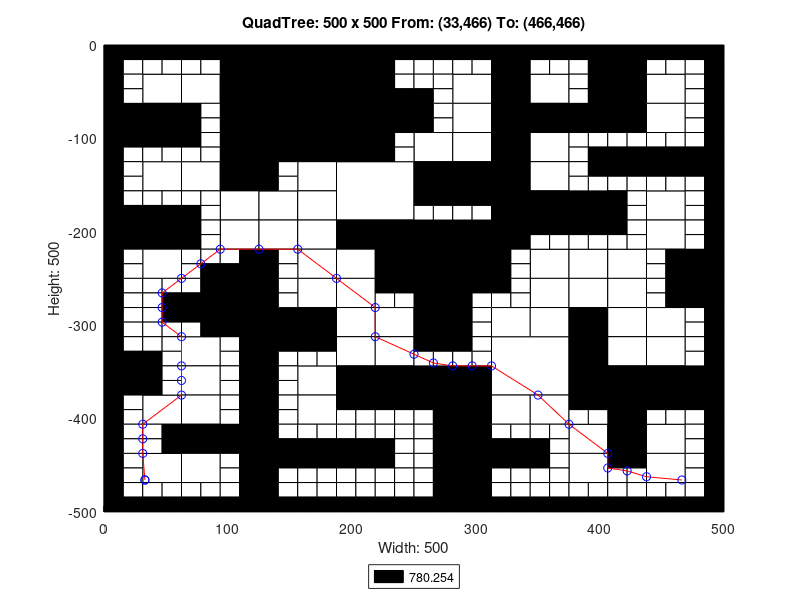

Write the MATLAB code that produced this figure.
axis([0 500 -500 0]);
title('QuadTree: 500 x 500 From: (33,466) To: (466,466)');
xlabel('Width: 500');
ylabel('Height: 500');
rectangle('Position',[125 -62.5 62.5 62.5], 'FaceColor',[0 0 0]);
rectangle('Position',[125 -125 62.5 62.5], 'FaceColor',[0 0 0]);
rectangle('Position',[187.5 -187.5 62.5 62.5], 'FaceColor',[1 1 1]);
rectangle('Position',[250 -250 62.5 62.5], 'FaceColor',[0 0 0]);
rectangle('Position',[312.5 -375 62.5 62.5], 'FaceColor',[1 1 1]);
rectangle('Position',[31.25 -62.5 31.25 31.25], 'FaceColor',[1 1 1]);
rectangle('Position',[93.75 -31.25 31.25 31.25], 'FaceColor',[0 0 0]);
rectangle('Position',[62.5 -62.5 31.25 31.25], 'FaceColor',[1 1 1]);
rectangle('Position',[93.75 -62.5 31.25 31.25], 'FaceColor',[0 0 0]);
rectangle('Position',[0 -93.75 31.25 31.25], 'FaceColor',[0 0 0]);
rectangle('Position',[31.25 -93.75 31.25 31.25], 'FaceColor',[0 0 0]);
rectangle('Position',[93.75 -93.75 31.25 31.25], 'FaceColor',[0 0 0]);
rectangle('Position',[93.75 -125 31.25 31.25], 'FaceColor',[0 0 0]);
rectangle('Position',[187.5 -31.25 31.25 31.25], 'FaceColor',[0 0 0]);
rectangle('Position',[187.5 -62.5 31.25 31.25], 'FaceColor',[0 0 0]);
rectangle('Position',[187.5 -93.75 31.25 31.25], 'FaceColor',[0 0 0]);
rectangle('Position',[218.75 -93.75 31.25 31.25], 'FaceColor',[0 0 0]);
rectangle('Position',[187.5 -125 31.25 31.25], 'FaceColor',[0 0 0]);
rectangle('Position',[31.25 -156.25 31.25 31.25], 'FaceColor',[1 1 1]);
rectangle('Position',[62.5 -156.25 31.25 31.25], 'FaceColor',[1 1 1]);
rectangle('Position',[93.75 -156.25 31.25 31.25], 'FaceColor',[0 0 0]);
rectangle('Position',[93.75 -187.5 31.25 31.25], 'FaceColor',[1 1 1]);
rectangle('Position',[0 -218.75 31.25 31.25], 'FaceColor',[0 0 0]);
rectangle('Position',[31.25 -218.75 31.25 31.25], 'FaceColor',[0 0 0]);
rectangle('Position',[31.25 -250 31.25 31.25], 'FaceColor',[1 1 1]);
rectangle('Position',[93.75 -218.75 31.25 31.25], 'FaceColor',[1 1 1]);
rectangle('Position',[156.25 -156.25 31.25 31.25], 'FaceColor',[1 1 1]);
rectangle('Position',[125 -187.5 31.25 31.25], 'FaceColor',[1 1 1]);
rectangle('Position',[156.25 -187.5 31.25 31.25], 'FaceColor',[1 1 1]);
rectangle('Position',[125 -218.75 31.25 31.25], 'FaceColor',[1 1 1]);
rectangle('Position',[156.25 -218.75 31.25 31.25], 'FaceColor',[1 1 1]);
rectangle('Position',[156.25 -250 31.25 31.25], 'FaceColor',[1 1 1]);
rectangle('Position',[187.5 -218.75 31.25 31.25], 'FaceColor',[0 0 0]);
rectangle('Position',[218.75 -218.75 31.25 31.25], 'FaceColor',[0 0 0]);
rectangle('Position',[187.5 -250 31.25 31.25], 'FaceColor',[1 1 1]);
rectangle('Position',[218.75 -250 31.25 31.25], 'FaceColor',[0 0 0]);
rectangle('Position',[281.25 -62.5 31.25 31.25], 'FaceColor',[1 1 1]);
rectangle('Position',[312.5 -31.25 31.25 31.25], 'FaceColor',[0 0 0]);
rectangle('Position',[312.5 -62.5 31.25 31.25], 'FaceColor',[0 0 0]);
rectangle('Position',[343.75 -62.5 31.25 31.25], 'FaceColor',[1 1 1]);
rectangle('Position',[281.25 -93.75 31.25 31.25], 'FaceColor',[1 1 1]);
rectangle('Position',[250 -125 31.25 31.25], 'FaceColor',[1 1 1]);
rectangle('Position',[281.25 -125 31.25 31.25], 'FaceColor',[1 1 1]);
rectangle('Position',[312.5 -93.75 31.25 31.25], 'FaceColor',[0 0 0]);
rectangle('Position',[343.75 -93.75 31.25 31.25], 'FaceColor',[0 0 0]);
rectangle('Position',[312.5 -125 31.25 31.25], 'FaceColor',[0 0 0]);
rectangle('Position',[343.75 -125 31.25 31.25], 'FaceColor',[1 1 1]);
rectangle('Position',[406.25 -31.25 31.25 31.25], 'FaceColor',[0 0 0]);
rectangle('Position',[406.25 -62.5 31.25 31.25], 'FaceColor',[0 0 0]);
rectangle('Position',[437.5 -62.5 31.25 31.25], 'FaceColor',[1 1 1]);
rectangle('Position',[375 -93.75 31.25 31.25], 'FaceColor',[0 0 0]);
rectangle('Position',[406.25 -93.75 31.25 31.25], 'FaceColor',[0 0 0]);
rectangle('Position',[437.5 -93.75 31.25 31.25], 'FaceColor',[1 1 1]);
rectangle('Position',[250 -156.25 31.25 31.25], 'FaceColor',[0 0 0]);
rectangle('Position',[281.25 -156.25 31.25 31.25], 'FaceColor',[0 0 0]);
rectangle('Position',[312.5 -156.25 31.25 31.25], 'FaceColor',[0 0 0]);
rectangle('Position',[343.75 -156.25 31.25 31.25], 'FaceColor',[1 1 1]);
rectangle('Position',[312.5 -187.5 31.25 31.25], 'FaceColor',[0 0 0]);
rectangle('Position',[343.75 -187.5 31.25 31.25], 'FaceColor',[0 0 0]);
rectangle('Position',[312.5 -218.75 31.25 31.25], 'FaceColor',[0 0 0]);
rectangle('Position',[343.75 -250 31.25 31.25], 'FaceColor',[1 1 1]);
rectangle('Position',[375 -187.5 31.25 31.25], 'FaceColor',[0 0 0]);
rectangle('Position',[437.5 -187.5 31.25 31.25], 'FaceColor',[1 1 1]);
rectangle('Position',[375 -250 31.25 31.25], 'FaceColor',[1 1 1]);
rectangle('Position',[406.25 -250 31.25 31.25], 'FaceColor',[1 1 1]);
rectangle('Position',[437.5 -218.75 31.25 31.25], 'FaceColor',[1 1 1]);
rectangle('Position',[468.75 -250 31.25 31.25], 'FaceColor',[0 0 0]);
rectangle('Position',[93.75 -281.25 31.25 31.25], 'FaceColor',[0 0 0]);
rectangle('Position',[93.75 -312.5 31.25 31.25], 'FaceColor',[0 0 0]);
rectangle('Position',[0 -375 31.25 31.25], 'FaceColor',[0 0 0]);
rectangle('Position',[62.5 -343.75 31.25 31.25], 'FaceColor',[1 1 1]);
rectangle('Position',[62.5 -375 31.25 31.25], 'FaceColor',[1 1 1]);
rectangle('Position',[156.25 -281.25 31.25 31.25], 'FaceColor',[1 1 1]);
rectangle('Position',[125 -312.5 31.25 31.25], 'FaceColor',[0 0 0]);
rectangle('Position',[156.25 -312.5 31.25 31.25], 'FaceColor',[0 0 0]);
rectangle('Position',[187.5 -281.25 31.25 31.25], 'FaceColor',[1 1 1]);
rectangle('Position',[187.5 -312.5 31.25 31.25], 'FaceColor',[1 1 1]);
rectangle('Position',[218.75 -312.5 31.25 31.25], 'FaceColor',[1 1 1]);
rectangle('Position',[156.25 -375 31.25 31.25], 'FaceColor',[1 1 1]);
rectangle('Position',[187.5 -343.75 31.25 31.25], 'FaceColor',[1 1 1]);
rectangle('Position',[218.75 -343.75 31.25 31.25], 'FaceColor',[1 1 1]);
rectangle('Position',[187.5 -375 31.25 31.25], 'FaceColor',[0 0 0]);
rectangle('Position',[218.75 -375 31.25 31.25], 'FaceColor',[0 0 0]);
rectangle('Position',[31.25 -406.25 31.25 31.25], 'FaceColor',[1 1 1]);
rectangle('Position',[62.5 -406.25 31.25 31.25], 'FaceColor',[1 1 1]);
rectangle('Position',[62.5 -437.5 31.25 31.25], 'FaceColor',[0 0 0]);
rectangle('Position',[93.75 -437.5 31.25 31.25], 'FaceColor',[0 0 0]);
rectangle('Position',[31.25 -468.75 31.25 31.25], 'FaceColor',[1 1 1]);
rectangle('Position',[62.5 -468.75 31.25 31.25], 'FaceColor',[1 1 1]);
rectangle('Position',[156.25 -406.25 31.25 31.25], 'FaceColor',[1 1 1]);
rectangle('Position',[250 -281.25 31.25 31.25], 'FaceColor',[0 0 0]);
rectangle('Position',[250 -312.5 31.25 31.25], 'FaceColor',[0 0 0]);
rectangle('Position',[343.75 -281.25 31.25 31.25], 'FaceColor',[1 1 1]);
rectangle('Position',[312.5 -312.5 31.25 31.25], 'FaceColor',[1 1 1]);
rectangle('Position',[343.75 -312.5 31.25 31.25], 'FaceColor',[1 1 1]);
rectangle('Position',[250 -375 31.25 31.25], 'FaceColor',[0 0 0]);
rectangle('Position',[281.25 -375 31.25 31.25], 'FaceColor',[0 0 0]);
rectangle('Position',[375 -281.25 31.25 31.25], 'FaceColor',[1 1 1]);
rectangle('Position',[406.25 -281.25 31.25 31.25], 'FaceColor',[1 1 1]);
rectangle('Position',[375 -312.5 31.25 31.25], 'FaceColor',[0 0 0]);
rectangle('Position',[406.25 -312.5 31.25 31.25], 'FaceColor',[1 1 1]);
rectangle('Position',[468.75 -281.25 31.25 31.25], 'FaceColor',[0 0 0]);
rectangle('Position',[437.5 -312.5 31.25 31.25], 'FaceColor',[1 1 1]);
rectangle('Position',[375 -343.75 31.25 31.25], 'FaceColor',[0 0 0]);
rectangle('Position',[406.25 -343.75 31.25 31.25], 'FaceColor',[1 1 1]);
rectangle('Position',[375 -375 31.25 31.25], 'FaceColor',[0 0 0]);
rectangle('Position',[406.25 -375 31.25 31.25], 'FaceColor',[0 0 0]);
rectangle('Position',[437.5 -343.75 31.25 31.25], 'FaceColor',[1 1 1]);
rectangle('Position',[437.5 -375 31.25 31.25], 'FaceColor',[0 0 0]);
rectangle('Position',[468.75 -375 31.25 31.25], 'FaceColor',[0 0 0]);
rectangle('Position',[281.25 -406.25 31.25 31.25], 'FaceColor',[0 0 0]);
rectangle('Position',[281.25 -437.5 31.25 31.25], 'FaceColor',[0 0 0]);
rectangle('Position',[312.5 -406.25 31.25 31.25], 'FaceColor',[1 1 1]);
rectangle('Position',[343.75 -406.25 31.25 31.25], 'FaceColor',[1 1 1]);
rectangle('Position',[281.25 -468.75 31.25 31.25], 'FaceColor',[0 0 0]);
rectangle('Position',[281.25 -500 31.25 31.25], 'FaceColor',[0 0 0]);
rectangle('Position',[406.25 -406.25 31.25 31.25], 'FaceColor',[0 0 0]);
rectangle('Position',[375 -437.5 31.25 31.25], 'FaceColor',[1 1 1]);
rectangle('Position',[406.25 -437.5 31.25 31.25], 'FaceColor',[0 0 0]);
rectangle('Position',[437.5 -437.5 31.25 31.25], 'FaceColor',[1 1 1]);
rectangle('Position',[375 -468.75 31.25 31.25], 'FaceColor',[1 1 1]);
rectangle('Position',[437.5 -468.75 31.25 31.25], 'FaceColor',[1 1 1]);
rectangle('Position',[0 -15.625 15.625 15.625], 'FaceColor',[0 0 0]);
rectangle('Position',[15.625 -15.625 15.625 15.625], 'FaceColor',[0 0 0]);
rectangle('Position',[0 -31.25 15.625 15.625], 'FaceColor',[0 0 0]);
rectangle('Position',[15.625 -31.25 15.625 15.625], 'FaceColor',[1 1 1]);
rectangle('Position',[31.25 -15.625 15.625 15.625], 'FaceColor',[0 0 0]);
rectangle('Position',[46.875 -15.625 15.625 15.625], 'FaceColor',[0 0 0]);
rectangle('Position',[31.25 -31.25 15.625 15.625], 'FaceColor',[1 1 1]);
rectangle('Position',[46.875 -31.25 15.625 15.625], 'FaceColor',[1 1 1]);
rectangle('Position',[0 -46.875 15.625 15.625], 'FaceColor',[0 0 0]);
rectangle('Position',[15.625 -46.875 15.625 15.625], 'FaceColor',[1 1 1]);
rectangle('Position',[0 -62.5 15.625 15.625], 'FaceColor',[0 0 0]);
rectangle('Position',[15.625 -62.5 15.625 15.625], 'FaceColor',[1 1 1]);
rectangle('Position',[62.5 -15.625 15.625 15.625], 'FaceColor',[0 0 0]);
rectangle('Position',[78.125 -15.625 15.625 15.625], 'FaceColor',[0 0 0]);
rectangle('Position',[62.5 -31.25 15.625 15.625], 'FaceColor',[1 1 1]);
rectangle('Position',[78.125 -31.25 15.625 15.625], 'FaceColor',[1 1 1]);
rectangle('Position',[0 -109.375 15.625 15.625], 'FaceColor',[0 0 0]);
rectangle('Position',[15.625 -109.375 15.625 15.625], 'FaceColor',[0 0 0]);
rectangle('Position',[0 -125 15.625 15.625], 'FaceColor',[0 0 0]);
rectangle('Position',[15.625 -125 15.625 15.625], 'FaceColor',[1 1 1]);
rectangle('Position',[31.25 -109.375 15.625 15.625], 'FaceColor',[0 0 0]);
rectangle('Position',[46.875 -109.375 15.625 15.625], 'FaceColor',[0 0 0]);
rectangle('Position',[31.25 -125 15.625 15.625], 'FaceColor',[1 1 1]);
rectangle('Position',[46.875 -125 15.625 15.625], 'FaceColor',[1 1 1]);
rectangle('Position',[62.5 -78.125 15.625 15.625], 'FaceColor',[0 0 0]);
rectangle('Position',[78.125 -78.125 15.625 15.625], 'FaceColor',[1 1 1]);
rectangle('Position',[62.5 -93.75 15.625 15.625], 'FaceColor',[0 0 0]);
rectangle('Position',[78.125 -93.75 15.625 15.625], 'FaceColor',[1 1 1]);
rectangle('Position',[62.5 -109.375 15.625 15.625], 'FaceColor',[0 0 0]);
rectangle('Position',[78.125 -109.375 15.625 15.625], 'FaceColor',[1 1 1]);
rectangle('Position',[62.5 -125 15.625 15.625], 'FaceColor',[1 1 1]);
rectangle('Position',[78.125 -125 15.625 15.625], 'FaceColor',[1 1 1]);
rectangle('Position',[218.75 -15.625 15.625 15.625], 'FaceColor',[0 0 0]);
rectangle('Position',[234.375 -15.625 15.625 15.625], 'FaceColor',[0 0 0]);
rectangle('Position',[218.75 -31.25 15.625 15.625], 'FaceColor',[0 0 0]);
rectangle('Position',[234.375 -31.25 15.625 15.625], 'FaceColor',[1 1 1]);
rectangle('Position',[218.75 -46.875 15.625 15.625], 'FaceColor',[0 0 0]);
rectangle('Position',[234.375 -46.875 15.625 15.625], 'FaceColor',[1 1 1]);
rectangle('Position',[218.75 -62.5 15.625 15.625], 'FaceColor',[0 0 0]);
rectangle('Position',[234.375 -62.5 15.625 15.625], 'FaceColor',[0 0 0]);
rectangle('Position',[218.75 -109.375 15.625 15.625], 'FaceColor',[0 0 0]);
rectangle('Position',[234.375 -109.375 15.625 15.625], 'FaceColor',[1 1 1]);
rectangle('Position',[218.75 -125 15.625 15.625], 'FaceColor',[0 0 0]);
rectangle('Position',[234.375 -125 15.625 15.625], 'FaceColor',[1 1 1]);
rectangle('Position',[0 -140.625 15.625 15.625], 'FaceColor',[0 0 0]);
rectangle('Position',[15.625 -140.625 15.625 15.625], 'FaceColor',[1 1 1]);
rectangle('Position',[0 -156.25 15.625 15.625], 'FaceColor',[0 0 0]);
rectangle('Position',[15.625 -156.25 15.625 15.625], 'FaceColor',[1 1 1]);
rectangle('Position',[0 -171.875 15.625 15.625], 'FaceColor',[0 0 0]);
rectangle('Position',[15.625 -171.875 15.625 15.625], 'FaceColor',[1 1 1]);
rectangle('Position',[0 -187.5 15.625 15.625], 'FaceColor',[0 0 0]);
rectangle('Position',[15.625 -187.5 15.625 15.625], 'FaceColor',[0 0 0]);
rectangle('Position',[31.25 -171.875 15.625 15.625], 'FaceColor',[1 1 1]);
rectangle('Position',[46.875 -171.875 15.625 15.625], 'FaceColor',[1 1 1]);
rectangle('Position',[31.25 -187.5 15.625 15.625], 'FaceColor',[0 0 0]);
rectangle('Position',[46.875 -187.5 15.625 15.625], 'FaceColor',[0 0 0]);
rectangle('Position',[62.5 -171.875 15.625 15.625], 'FaceColor',[1 1 1]);
rectangle('Position',[78.125 -171.875 15.625 15.625], 'FaceColor',[1 1 1]);
rectangle('Position',[62.5 -187.5 15.625 15.625], 'FaceColor',[0 0 0]);
rectangle('Position',[78.125 -187.5 15.625 15.625], 'FaceColor',[1 1 1]);
rectangle('Position',[0 -234.375 15.625 15.625], 'FaceColor',[0 0 0]);
rectangle('Position',[15.625 -234.375 15.625 15.625], 'FaceColor',[1 1 1]);
rectangle('Position',[0 -250 15.625 15.625], 'FaceColor',[0 0 0]);
rectangle('Position',[15.625 -250 15.625 15.625], 'FaceColor',[1 1 1]);
rectangle('Position',[62.5 -203.125 15.625 15.625], 'FaceColor',[0 0 0]);
rectangle('Position',[78.125 -203.125 15.625 15.625], 'FaceColor',[1 1 1]);
rectangle('Position',[62.5 -218.75 15.625 15.625], 'FaceColor',[0 0 0]);
rectangle('Position',[78.125 -218.75 15.625 15.625], 'FaceColor',[1 1 1]);
rectangle('Position',[62.5 -234.375 15.625 15.625], 'FaceColor',[1 1 1]);
rectangle('Position',[78.125 -234.375 15.625 15.625], 'FaceColor',[1 1 1]);
rectangle('Position',[62.5 -250 15.625 15.625], 'FaceColor',[1 1 1]);
rectangle('Position',[78.125 -250 15.625 15.625], 'FaceColor',[0 0 0]);
rectangle('Position',[93.75 -234.375 15.625 15.625], 'FaceColor',[1 1 1]);
rectangle('Position',[109.375 -234.375 15.625 15.625], 'FaceColor',[0 0 0]);
rectangle('Position',[93.75 -250 15.625 15.625], 'FaceColor',[0 0 0]);
rectangle('Position',[109.375 -250 15.625 15.625], 'FaceColor',[0 0 0]);
rectangle('Position',[125 -140.625 15.625 15.625], 'FaceColor',[0 0 0]);
rectangle('Position',[140.625 -140.625 15.625 15.625], 'FaceColor',[1 1 1]);
rectangle('Position',[125 -156.25 15.625 15.625], 'FaceColor',[0 0 0]);
rectangle('Position',[140.625 -156.25 15.625 15.625], 'FaceColor',[1 1 1]);
rectangle('Position',[125 -234.375 15.625 15.625], 'FaceColor',[0 0 0]);
rectangle('Position',[140.625 -234.375 15.625 15.625], 'FaceColor',[1 1 1]);
rectangle('Position',[125 -250 15.625 15.625], 'FaceColor',[0 0 0]);
rectangle('Position',[140.625 -250 15.625 15.625], 'FaceColor',[1 1 1]);
rectangle('Position',[250 -15.625 15.625 15.625], 'FaceColor',[0 0 0]);
rectangle('Position',[265.625 -15.625 15.625 15.625], 'FaceColor',[0 0 0]);
rectangle('Position',[250 -31.25 15.625 15.625], 'FaceColor',[1 1 1]);
rectangle('Position',[265.625 -31.25 15.625 15.625], 'FaceColor',[1 1 1]);
rectangle('Position',[281.25 -15.625 15.625 15.625], 'FaceColor',[0 0 0]);
rectangle('Position',[296.875 -15.625 15.625 15.625], 'FaceColor',[0 0 0]);
rectangle('Position',[281.25 -31.25 15.625 15.625], 'FaceColor',[1 1 1]);
rectangle('Position',[296.875 -31.25 15.625 15.625], 'FaceColor',[1 1 1]);
rectangle('Position',[250 -46.875 15.625 15.625], 'FaceColor',[1 1 1]);
rectangle('Position',[265.625 -46.875 15.625 15.625], 'FaceColor',[1 1 1]);
rectangle('Position',[250 -62.5 15.625 15.625], 'FaceColor',[0 0 0]);
rectangle('Position',[265.625 -62.5 15.625 15.625], 'FaceColor',[1 1 1]);
rectangle('Position',[343.75 -15.625 15.625 15.625], 'FaceColor',[0 0 0]);
rectangle('Position',[359.375 -15.625 15.625 15.625], 'FaceColor',[0 0 0]);
rectangle('Position',[343.75 -31.25 15.625 15.625], 'FaceColor',[1 1 1]);
rectangle('Position',[359.375 -31.25 15.625 15.625], 'FaceColor',[1 1 1]);
rectangle('Position',[250 -78.125 15.625 15.625], 'FaceColor',[0 0 0]);
rectangle('Position',[265.625 -78.125 15.625 15.625], 'FaceColor',[1 1 1]);
rectangle('Position',[250 -93.75 15.625 15.625], 'FaceColor',[0 0 0]);
rectangle('Position',[265.625 -93.75 15.625 15.625], 'FaceColor',[1 1 1]);
rectangle('Position',[375 -15.625 15.625 15.625], 'FaceColor',[0 0 0]);
rectangle('Position',[390.625 -15.625 15.625 15.625], 'FaceColor',[0 0 0]);
rectangle('Position',[375 -31.25 15.625 15.625], 'FaceColor',[1 1 1]);
rectangle('Position',[390.625 -31.25 15.625 15.625], 'FaceColor',[0 0 0]);
rectangle('Position',[375 -46.875 15.625 15.625], 'FaceColor',[1 1 1]);
rectangle('Position',[390.625 -46.875 15.625 15.625], 'FaceColor',[0 0 0]);
rectangle('Position',[375 -62.5 15.625 15.625], 'FaceColor',[1 1 1]);
rectangle('Position',[390.625 -62.5 15.625 15.625], 'FaceColor',[0 0 0]);
rectangle('Position',[437.5 -15.625 15.625 15.625], 'FaceColor',[0 0 0]);
rectangle('Position',[453.125 -15.625 15.625 15.625], 'FaceColor',[0 0 0]);
rectangle('Position',[437.5 -31.25 15.625 15.625], 'FaceColor',[1 1 1]);
rectangle('Position',[453.125 -31.25 15.625 15.625], 'FaceColor',[1 1 1]);
rectangle('Position',[468.75 -15.625 15.625 15.625], 'FaceColor',[0 0 0]);
rectangle('Position',[484.375 -15.625 15.625 15.625], 'FaceColor',[0 0 0]);
rectangle('Position',[468.75 -31.25 15.625 15.625], 'FaceColor',[1 1 1]);
rectangle('Position',[484.375 -31.25 15.625 15.625], 'FaceColor',[0 0 0]);
rectangle('Position',[468.75 -46.875 15.625 15.625], 'FaceColor',[1 1 1]);
rectangle('Position',[484.375 -46.875 15.625 15.625], 'FaceColor',[0 0 0]);
rectangle('Position',[468.75 -62.5 15.625 15.625], 'FaceColor',[1 1 1]);
rectangle('Position',[484.375 -62.5 15.625 15.625], 'FaceColor',[0 0 0]);
rectangle('Position',[375 -109.375 15.625 15.625], 'FaceColor',[1 1 1]);
rectangle('Position',[390.625 -109.375 15.625 15.625], 'FaceColor',[1 1 1]);
rectangle('Position',[375 -125 15.625 15.625], 'FaceColor',[1 1 1]);
rectangle('Position',[390.625 -125 15.625 15.625], 'FaceColor',[0 0 0]);
rectangle('Position',[406.25 -109.375 15.625 15.625], 'FaceColor',[1 1 1]);
rectangle('Position',[421.875 -109.375 15.625 15.625], 'FaceColor',[1 1 1]);
rectangle('Position',[406.25 -125 15.625 15.625], 'FaceColor',[0 0 0]);
rectangle('Position',[421.875 -125 15.625 15.625], 'FaceColor',[0 0 0]);
rectangle('Position',[468.75 -78.125 15.625 15.625], 'FaceColor',[1 1 1]);
rectangle('Position',[484.375 -78.125 15.625 15.625], 'FaceColor',[0 0 0]);
rectangle('Position',[468.75 -93.75 15.625 15.625], 'FaceColor',[1 1 1]);
rectangle('Position',[484.375 -93.75 15.625 15.625], 'FaceColor',[0 0 0]);
rectangle('Position',[437.5 -109.375 15.625 15.625], 'FaceColor',[1 1 1]);
rectangle('Position',[453.125 -109.375 15.625 15.625], 'FaceColor',[1 1 1]);
rectangle('Position',[437.5 -125 15.625 15.625], 'FaceColor',[0 0 0]);
rectangle('Position',[453.125 -125 15.625 15.625], 'FaceColor',[0 0 0]);
rectangle('Position',[468.75 -109.375 15.625 15.625], 'FaceColor',[1 1 1]);
rectangle('Position',[484.375 -109.375 15.625 15.625], 'FaceColor',[0 0 0]);
rectangle('Position',[468.75 -125 15.625 15.625], 'FaceColor',[0 0 0]);
rectangle('Position',[484.375 -125 15.625 15.625], 'FaceColor',[0 0 0]);
rectangle('Position',[250 -171.875 15.625 15.625], 'FaceColor',[0 0 0]);
rectangle('Position',[265.625 -171.875 15.625 15.625], 'FaceColor',[0 0 0]);
rectangle('Position',[250 -187.5 15.625 15.625], 'FaceColor',[1 1 1]);
rectangle('Position',[265.625 -187.5 15.625 15.625], 'FaceColor',[1 1 1]);
rectangle('Position',[281.25 -171.875 15.625 15.625], 'FaceColor',[0 0 0]);
rectangle('Position',[296.875 -171.875 15.625 15.625], 'FaceColor',[0 0 0]);
rectangle('Position',[281.25 -187.5 15.625 15.625], 'FaceColor',[1 1 1]);
rectangle('Position',[296.875 -187.5 15.625 15.625], 'FaceColor',[1 1 1]);
rectangle('Position',[343.75 -203.125 15.625 15.625], 'FaceColor',[0 0 0]);
rectangle('Position',[359.375 -203.125 15.625 15.625], 'FaceColor',[0 0 0]);
rectangle('Position',[343.75 -218.75 15.625 15.625], 'FaceColor',[1 1 1]);
rectangle('Position',[359.375 -218.75 15.625 15.625], 'FaceColor',[1 1 1]);
rectangle('Position',[312.5 -234.375 15.625 15.625], 'FaceColor',[0 0 0]);
rectangle('Position',[328.125 -234.375 15.625 15.625], 'FaceColor',[1 1 1]);
rectangle('Position',[312.5 -250 15.625 15.625], 'FaceColor',[0 0 0]);
rectangle('Position',[328.125 -250 15.625 15.625], 'FaceColor',[1 1 1]);
rectangle('Position',[375 -140.625 15.625 15.625], 'FaceColor',[1 1 1]);
rectangle('Position',[390.625 -140.625 15.625 15.625], 'FaceColor',[0 0 0]);
rectangle('Position',[375 -156.25 15.625 15.625], 'FaceColor',[1 1 1]);
rectangle('Position',[390.625 -156.25 15.625 15.625], 'FaceColor',[1 1 1]);
rectangle('Position',[406.25 -140.625 15.625 15.625], 'FaceColor',[0 0 0]);
rectangle('Position',[421.875 -140.625 15.625 15.625], 'FaceColor',[0 0 0]);
rectangle('Position',[406.25 -156.25 15.625 15.625], 'FaceColor',[1 1 1]);
rectangle('Position',[421.875 -156.25 15.625 15.625], 'FaceColor',[1 1 1]);
rectangle('Position',[406.25 -171.875 15.625 15.625], 'FaceColor',[0 0 0]);
rectangle('Position',[421.875 -171.875 15.625 15.625], 'FaceColor',[1 1 1]);
rectangle('Position',[406.25 -187.5 15.625 15.625], 'FaceColor',[0 0 0]);
rectangle('Position',[421.875 -187.5 15.625 15.625], 'FaceColor',[1 1 1]);
rectangle('Position',[437.5 -140.625 15.625 15.625], 'FaceColor',[0 0 0]);
rectangle('Position',[453.125 -140.625 15.625 15.625], 'FaceColor',[0 0 0]);
rectangle('Position',[437.5 -156.25 15.625 15.625], 'FaceColor',[1 1 1]);
rectangle('Position',[453.125 -156.25 15.625 15.625], 'FaceColor',[1 1 1]);
rectangle('Position',[468.75 -140.625 15.625 15.625], 'FaceColor',[0 0 0]);
rectangle('Position',[484.375 -140.625 15.625 15.625], 'FaceColor',[0 0 0]);
rectangle('Position',[468.75 -156.25 15.625 15.625], 'FaceColor',[1 1 1]);
rectangle('Position',[484.375 -156.25 15.625 15.625], 'FaceColor',[0 0 0]);
rectangle('Position',[468.75 -171.875 15.625 15.625], 'FaceColor',[1 1 1]);
rectangle('Position',[484.375 -171.875 15.625 15.625], 'FaceColor',[0 0 0]);
rectangle('Position',[468.75 -187.5 15.625 15.625], 'FaceColor',[1 1 1]);
rectangle('Position',[484.375 -187.5 15.625 15.625], 'FaceColor',[0 0 0]);
rectangle('Position',[375 -203.125 15.625 15.625], 'FaceColor',[0 0 0]);
rectangle('Position',[390.625 -203.125 15.625 15.625], 'FaceColor',[0 0 0]);
rectangle('Position',[375 -218.75 15.625 15.625], 'FaceColor',[1 1 1]);
rectangle('Position',[390.625 -218.75 15.625 15.625], 'FaceColor',[1 1 1]);
rectangle('Position',[406.25 -203.125 15.625 15.625], 'FaceColor',[0 0 0]);
rectangle('Position',[421.875 -203.125 15.625 15.625], 'FaceColor',[1 1 1]);
rectangle('Position',[406.25 -218.75 15.625 15.625], 'FaceColor',[1 1 1]);
rectangle('Position',[421.875 -218.75 15.625 15.625], 'FaceColor',[1 1 1]);
rectangle('Position',[468.75 -203.125 15.625 15.625], 'FaceColor',[1 1 1]);
rectangle('Position',[484.375 -203.125 15.625 15.625], 'FaceColor',[0 0 0]);
rectangle('Position',[468.75 -218.75 15.625 15.625], 'FaceColor',[1 1 1]);
rectangle('Position',[484.375 -218.75 15.625 15.625], 'FaceColor',[0 0 0]);
rectangle('Position',[437.5 -234.375 15.625 15.625], 'FaceColor',[1 1 1]);
rectangle('Position',[453.125 -234.375 15.625 15.625], 'FaceColor',[0 0 0]);
rectangle('Position',[437.5 -250 15.625 15.625], 'FaceColor',[1 1 1]);
rectangle('Position',[453.125 -250 15.625 15.625], 'FaceColor',[0 0 0]);
rectangle('Position',[0 -265.625 15.625 15.625], 'FaceColor',[0 0 0]);
rectangle('Position',[15.625 -265.625 15.625 15.625], 'FaceColor',[1 1 1]);
rectangle('Position',[0 -281.25 15.625 15.625], 'FaceColor',[0 0 0]);
rectangle('Position',[15.625 -281.25 15.625 15.625], 'FaceColor',[1 1 1]);
rectangle('Position',[31.25 -265.625 15.625 15.625], 'FaceColor',[1 1 1]);
rectangle('Position',[46.875 -265.625 15.625 15.625], 'FaceColor',[1 1 1]);
rectangle('Position',[31.25 -281.25 15.625 15.625], 'FaceColor',[1 1 1]);
rectangle('Position',[46.875 -281.25 15.625 15.625], 'FaceColor',[0 0 0]);
rectangle('Position',[0 -296.875 15.625 15.625], 'FaceColor',[0 0 0]);
rectangle('Position',[15.625 -296.875 15.625 15.625], 'FaceColor',[1 1 1]);
rectangle('Position',[0 -312.5 15.625 15.625], 'FaceColor',[0 0 0]);
rectangle('Position',[15.625 -312.5 15.625 15.625], 'FaceColor',[1 1 1]);
rectangle('Position',[31.25 -296.875 15.625 15.625], 'FaceColor',[1 1 1]);
rectangle('Position',[46.875 -296.875 15.625 15.625], 'FaceColor',[0 0 0]);
rectangle('Position',[31.25 -312.5 15.625 15.625], 'FaceColor',[1 1 1]);
rectangle('Position',[46.875 -312.5 15.625 15.625], 'FaceColor',[1 1 1]);
rectangle('Position',[62.5 -265.625 15.625 15.625], 'FaceColor',[1 1 1]);
rectangle('Position',[78.125 -265.625 15.625 15.625], 'FaceColor',[0 0 0]);
rectangle('Position',[62.5 -281.25 15.625 15.625], 'FaceColor',[0 0 0]);
rectangle('Position',[78.125 -281.25 15.625 15.625], 'FaceColor',[0 0 0]);
rectangle('Position',[62.5 -296.875 15.625 15.625], 'FaceColor',[0 0 0]);
rectangle('Position',[78.125 -296.875 15.625 15.625], 'FaceColor',[0 0 0]);
rectangle('Position',[62.5 -312.5 15.625 15.625], 'FaceColor',[1 1 1]);
rectangle('Position',[78.125 -312.5 15.625 15.625], 'FaceColor',[0 0 0]);
rectangle('Position',[0 -328.125 15.625 15.625], 'FaceColor',[0 0 0]);
rectangle('Position',[15.625 -328.125 15.625 15.625], 'FaceColor',[1 1 1]);
rectangle('Position',[0 -343.75 15.625 15.625], 'FaceColor',[0 0 0]);
rectangle('Position',[15.625 -343.75 15.625 15.625], 'FaceColor',[0 0 0]);
rectangle('Position',[31.25 -328.125 15.625 15.625], 'FaceColor',[1 1 1]);
rectangle('Position',[46.875 -328.125 15.625 15.625], 'FaceColor',[1 1 1]);
rectangle('Position',[31.25 -343.75 15.625 15.625], 'FaceColor',[0 0 0]);
rectangle('Position',[46.875 -343.75 15.625 15.625], 'FaceColor',[1 1 1]);
rectangle('Position',[31.25 -359.375 15.625 15.625], 'FaceColor',[0 0 0]);
rectangle('Position',[46.875 -359.375 15.625 15.625], 'FaceColor',[1 1 1]);
rectangle('Position',[31.25 -375 15.625 15.625], 'FaceColor',[0 0 0]);
rectangle('Position',[46.875 -375 15.625 15.625], 'FaceColor',[1 1 1]);
rectangle('Position',[93.75 -328.125 15.625 15.625], 'FaceColor',[1 1 1]);
rectangle('Position',[109.375 -328.125 15.625 15.625], 'FaceColor',[0 0 0]);
rectangle('Position',[93.75 -343.75 15.625 15.625], 'FaceColor',[1 1 1]);
rectangle('Position',[109.375 -343.75 15.625 15.625], 'FaceColor',[0 0 0]);
rectangle('Position',[93.75 -359.375 15.625 15.625], 'FaceColor',[1 1 1]);
rectangle('Position',[109.375 -359.375 15.625 15.625], 'FaceColor',[0 0 0]);
rectangle('Position',[93.75 -375 15.625 15.625], 'FaceColor',[1 1 1]);
rectangle('Position',[109.375 -375 15.625 15.625], 'FaceColor',[0 0 0]);
rectangle('Position',[125 -265.625 15.625 15.625], 'FaceColor',[0 0 0]);
rectangle('Position',[140.625 -265.625 15.625 15.625], 'FaceColor',[1 1 1]);
rectangle('Position',[125 -281.25 15.625 15.625], 'FaceColor',[0 0 0]);
rectangle('Position',[140.625 -281.25 15.625 15.625], 'FaceColor',[1 1 1]);
rectangle('Position',[218.75 -265.625 15.625 15.625], 'FaceColor',[0 0 0]);
rectangle('Position',[234.375 -265.625 15.625 15.625], 'FaceColor',[0 0 0]);
rectangle('Position',[218.75 -281.25 15.625 15.625], 'FaceColor',[1 1 1]);
rectangle('Position',[234.375 -281.25 15.625 15.625], 'FaceColor',[1 1 1]);
rectangle('Position',[125 -328.125 15.625 15.625], 'FaceColor',[0 0 0]);
rectangle('Position',[140.625 -328.125 15.625 15.625], 'FaceColor',[0 0 0]);
rectangle('Position',[125 -343.75 15.625 15.625], 'FaceColor',[0 0 0]);
rectangle('Position',[140.625 -343.75 15.625 15.625], 'FaceColor',[1 1 1]);
rectangle('Position',[156.25 -328.125 15.625 15.625], 'FaceColor',[0 0 0]);
rectangle('Position',[171.875 -328.125 15.625 15.625], 'FaceColor',[0 0 0]);
rectangle('Position',[156.25 -343.75 15.625 15.625], 'FaceColor',[1 1 1]);
rectangle('Position',[171.875 -343.75 15.625 15.625], 'FaceColor',[1 1 1]);
rectangle('Position',[125 -359.375 15.625 15.625], 'FaceColor',[0 0 0]);
rectangle('Position',[140.625 -359.375 15.625 15.625], 'FaceColor',[1 1 1]);
rectangle('Position',[125 -375 15.625 15.625], 'FaceColor',[0 0 0]);
rectangle('Position',[140.625 -375 15.625 15.625], 'FaceColor',[1 1 1]);
rectangle('Position',[0 -390.625 15.625 15.625], 'FaceColor',[0 0 0]);
rectangle('Position',[15.625 -390.625 15.625 15.625], 'FaceColor',[1 1 1]);
rectangle('Position',[0 -406.25 15.625 15.625], 'FaceColor',[0 0 0]);
rectangle('Position',[15.625 -406.25 15.625 15.625], 'FaceColor',[1 1 1]);
rectangle('Position',[0 -421.875 15.625 15.625], 'FaceColor',[0 0 0]);
rectangle('Position',[15.625 -421.875 15.625 15.625], 'FaceColor',[1 1 1]);
rectangle('Position',[0 -437.5 15.625 15.625], 'FaceColor',[0 0 0]);
rectangle('Position',[15.625 -437.5 15.625 15.625], 'FaceColor',[1 1 1]);
rectangle('Position',[31.25 -421.875 15.625 15.625], 'FaceColor',[1 1 1]);
rectangle('Position',[46.875 -421.875 15.625 15.625], 'FaceColor',[0 0 0]);
rectangle('Position',[31.25 -437.5 15.625 15.625], 'FaceColor',[1 1 1]);
rectangle('Position',[46.875 -437.5 15.625 15.625], 'FaceColor',[0 0 0]);
rectangle('Position',[93.75 -390.625 15.625 15.625], 'FaceColor',[1 1 1]);
rectangle('Position',[109.375 -390.625 15.625 15.625], 'FaceColor',[0 0 0]);
rectangle('Position',[93.75 -406.25 15.625 15.625], 'FaceColor',[1 1 1]);
rectangle('Position',[109.375 -406.25 15.625 15.625], 'FaceColor',[0 0 0]);
rectangle('Position',[0 -453.125 15.625 15.625], 'FaceColor',[0 0 0]);
rectangle('Position',[15.625 -453.125 15.625 15.625], 'FaceColor',[1 1 1]);
rectangle('Position',[0 -468.75 15.625 15.625], 'FaceColor',[0 0 0]);
rectangle('Position',[15.625 -468.75 15.625 15.625], 'FaceColor',[1 1 1]);
rectangle('Position',[0 -484.375 15.625 15.625], 'FaceColor',[0 0 0]);
rectangle('Position',[15.625 -484.375 15.625 15.625], 'FaceColor',[1 1 1]);
rectangle('Position',[0 -500 15.625 15.625], 'FaceColor',[0 0 0]);
rectangle('Position',[15.625 -500 15.625 15.625], 'FaceColor',[0 0 0]);
rectangle('Position',[31.25 -484.375 15.625 15.625], 'FaceColor',[1 1 1]);
rectangle('Position',[46.875 -484.375 15.625 15.625], 'FaceColor',[1 1 1]);
rectangle('Position',[31.25 -500 15.625 15.625], 'FaceColor',[0 0 0]);
rectangle('Position',[46.875 -500 15.625 15.625], 'FaceColor',[0 0 0]);
rectangle('Position',[93.75 -453.125 15.625 15.625], 'FaceColor',[1 1 1]);
rectangle('Position',[109.375 -453.125 15.625 15.625], 'FaceColor',[0 0 0]);
rectangle('Position',[93.75 -468.75 15.625 15.625], 'FaceColor',[1 1 1]);
rectangle('Position',[109.375 -468.75 15.625 15.625], 'FaceColor',[0 0 0]);
rectangle('Position',[62.5 -484.375 15.625 15.625], 'FaceColor',[1 1 1]);
rectangle('Position',[78.125 -484.375 15.625 15.625], 'FaceColor',[1 1 1]);
rectangle('Position',[62.5 -500 15.625 15.625], 'FaceColor',[0 0 0]);
rectangle('Position',[78.125 -500 15.625 15.625], 'FaceColor',[0 0 0]);
rectangle('Position',[93.75 -484.375 15.625 15.625], 'FaceColor',[1 1 1]);
rectangle('Position',[109.375 -484.375 15.625 15.625], 'FaceColor',[0 0 0]);
rectangle('Position',[93.75 -500 15.625 15.625], 'FaceColor',[0 0 0]);
rectangle('Position',[109.375 -500 15.625 15.625], 'FaceColor',[0 0 0]);
rectangle('Position',[125 -390.625 15.625 15.625], 'FaceColor',[0 0 0]);
rectangle('Position',[140.625 -390.625 15.625 15.625], 'FaceColor',[1 1 1]);
rectangle('Position',[125 -406.25 15.625 15.625], 'FaceColor',[0 0 0]);
rectangle('Position',[140.625 -406.25 15.625 15.625], 'FaceColor',[1 1 1]);
rectangle('Position',[125 -421.875 15.625 15.625], 'FaceColor',[0 0 0]);
rectangle('Position',[140.625 -421.875 15.625 15.625], 'FaceColor',[1 1 1]);
rectangle('Position',[125 -437.5 15.625 15.625], 'FaceColor',[0 0 0]);
rectangle('Position',[140.625 -437.5 15.625 15.625], 'FaceColor',[0 0 0]);
rectangle('Position',[156.25 -421.875 15.625 15.625], 'FaceColor',[1 1 1]);
rectangle('Position',[171.875 -421.875 15.625 15.625], 'FaceColor',[1 1 1]);
rectangle('Position',[156.25 -437.5 15.625 15.625], 'FaceColor',[0 0 0]);
rectangle('Position',[171.875 -437.5 15.625 15.625], 'FaceColor',[0 0 0]);
rectangle('Position',[187.5 -390.625 15.625 15.625], 'FaceColor',[0 0 0]);
rectangle('Position',[203.125 -390.625 15.625 15.625], 'FaceColor',[0 0 0]);
rectangle('Position',[187.5 -406.25 15.625 15.625], 'FaceColor',[1 1 1]);
rectangle('Position',[203.125 -406.25 15.625 15.625], 'FaceColor',[1 1 1]);
rectangle('Position',[218.75 -390.625 15.625 15.625], 'FaceColor',[0 0 0]);
rectangle('Position',[234.375 -390.625 15.625 15.625], 'FaceColor',[0 0 0]);
rectangle('Position',[218.75 -406.25 15.625 15.625], 'FaceColor',[1 1 1]);
rectangle('Position',[234.375 -406.25 15.625 15.625], 'FaceColor',[1 1 1]);
rectangle('Position',[187.5 -421.875 15.625 15.625], 'FaceColor',[1 1 1]);
rectangle('Position',[203.125 -421.875 15.625 15.625], 'FaceColor',[1 1 1]);
rectangle('Position',[187.5 -437.5 15.625 15.625], 'FaceColor',[0 0 0]);
rectangle('Position',[203.125 -437.5 15.625 15.625], 'FaceColor',[0 0 0]);
rectangle('Position',[218.75 -421.875 15.625 15.625], 'FaceColor',[1 1 1]);
rectangle('Position',[234.375 -421.875 15.625 15.625], 'FaceColor',[1 1 1]);
rectangle('Position',[218.75 -437.5 15.625 15.625], 'FaceColor',[0 0 0]);
rectangle('Position',[234.375 -437.5 15.625 15.625], 'FaceColor',[1 1 1]);
rectangle('Position',[125 -453.125 15.625 15.625], 'FaceColor',[0 0 0]);
rectangle('Position',[140.625 -453.125 15.625 15.625], 'FaceColor',[0 0 0]);
rectangle('Position',[125 -468.75 15.625 15.625], 'FaceColor',[0 0 0]);
rectangle('Position',[140.625 -468.75 15.625 15.625], 'FaceColor',[1 1 1]);
rectangle('Position',[156.25 -453.125 15.625 15.625], 'FaceColor',[0 0 0]);
rectangle('Position',[171.875 -453.125 15.625 15.625], 'FaceColor',[0 0 0]);
rectangle('Position',[156.25 -468.75 15.625 15.625], 'FaceColor',[1 1 1]);
rectangle('Position',[171.875 -468.75 15.625 15.625], 'FaceColor',[1 1 1]);
rectangle('Position',[125 -484.375 15.625 15.625], 'FaceColor',[0 0 0]);
rectangle('Position',[140.625 -484.375 15.625 15.625], 'FaceColor',[1 1 1]);
rectangle('Position',[125 -500 15.625 15.625], 'FaceColor',[0 0 0]);
rectangle('Position',[140.625 -500 15.625 15.625], 'FaceColor',[0 0 0]);
rectangle('Position',[156.25 -484.375 15.625 15.625], 'FaceColor',[1 1 1]);
rectangle('Position',[171.875 -484.375 15.625 15.625], 'FaceColor',[1 1 1]);
rectangle('Position',[156.25 -500 15.625 15.625], 'FaceColor',[0 0 0]);
rectangle('Position',[171.875 -500 15.625 15.625], 'FaceColor',[0 0 0]);
rectangle('Position',[187.5 -453.125 15.625 15.625], 'FaceColor',[0 0 0]);
rectangle('Position',[203.125 -453.125 15.625 15.625], 'FaceColor',[0 0 0]);
rectangle('Position',[187.5 -468.75 15.625 15.625], 'FaceColor',[1 1 1]);
rectangle('Position',[203.125 -468.75 15.625 15.625], 'FaceColor',[1 1 1]);
rectangle('Position',[218.75 -453.125 15.625 15.625], 'FaceColor',[0 0 0]);
rectangle('Position',[234.375 -453.125 15.625 15.625], 'FaceColor',[1 1 1]);
rectangle('Position',[218.75 -468.75 15.625 15.625], 'FaceColor',[1 1 1]);
rectangle('Position',[234.375 -468.75 15.625 15.625], 'FaceColor',[1 1 1]);
rectangle('Position',[187.5 -484.375 15.625 15.625], 'FaceColor',[1 1 1]);
rectangle('Position',[203.125 -484.375 15.625 15.625], 'FaceColor',[1 1 1]);
rectangle('Position',[187.5 -500 15.625 15.625], 'FaceColor',[0 0 0]);
rectangle('Position',[203.125 -500 15.625 15.625], 'FaceColor',[0 0 0]);
rectangle('Position',[218.75 -484.375 15.625 15.625], 'FaceColor',[1 1 1]);
rectangle('Position',[234.375 -484.375 15.625 15.625], 'FaceColor',[1 1 1]);
rectangle('Position',[218.75 -500 15.625 15.625], 'FaceColor',[0 0 0]);
rectangle('Position',[234.375 -500 15.625 15.625], 'FaceColor',[0 0 0]);
rectangle('Position',[281.25 -265.625 15.625 15.625], 'FaceColor',[0 0 0]);
rectangle('Position',[296.875 -265.625 15.625 15.625], 'FaceColor',[0 0 0]);
rectangle('Position',[281.25 -281.25 15.625 15.625], 'FaceColor',[0 0 0]);
rectangle('Position',[296.875 -281.25 15.625 15.625], 'FaceColor',[1 1 1]);
rectangle('Position',[281.25 -296.875 15.625 15.625], 'FaceColor',[0 0 0]);
rectangle('Position',[296.875 -296.875 15.625 15.625], 'FaceColor',[1 1 1]);
rectangle('Position',[281.25 -312.5 15.625 15.625], 'FaceColor',[0 0 0]);
rectangle('Position',[296.875 -312.5 15.625 15.625], 'FaceColor',[1 1 1]);
rectangle('Position',[312.5 -265.625 15.625 15.625], 'FaceColor',[0 0 0]);
rectangle('Position',[328.125 -265.625 15.625 15.625], 'FaceColor',[1 1 1]);
rectangle('Position',[312.5 -281.25 15.625 15.625], 'FaceColor',[1 1 1]);
rectangle('Position',[328.125 -281.25 15.625 15.625], 'FaceColor',[1 1 1]);
rectangle('Position',[250 -328.125 15.625 15.625], 'FaceColor',[0 0 0]);
rectangle('Position',[265.625 -328.125 15.625 15.625], 'FaceColor',[0 0 0]);
rectangle('Position',[250 -343.75 15.625 15.625], 'FaceColor',[1 1 1]);
rectangle('Position',[265.625 -343.75 15.625 15.625], 'FaceColor',[1 1 1]);
rectangle('Position',[281.25 -328.125 15.625 15.625], 'FaceColor',[0 0 0]);
rectangle('Position',[296.875 -328.125 15.625 15.625], 'FaceColor',[1 1 1]);
rectangle('Position',[281.25 -343.75 15.625 15.625], 'FaceColor',[1 1 1]);
rectangle('Position',[296.875 -343.75 15.625 15.625], 'FaceColor',[1 1 1]);
rectangle('Position',[437.5 -265.625 15.625 15.625], 'FaceColor',[1 1 1]);
rectangle('Position',[453.125 -265.625 15.625 15.625], 'FaceColor',[0 0 0]);
rectangle('Position',[437.5 -281.25 15.625 15.625], 'FaceColor',[1 1 1]);
rectangle('Position',[453.125 -281.25 15.625 15.625], 'FaceColor',[0 0 0]);
rectangle('Position',[468.75 -296.875 15.625 15.625], 'FaceColor',[1 1 1]);
rectangle('Position',[484.375 -296.875 15.625 15.625], 'FaceColor',[0 0 0]);
rectangle('Position',[468.75 -312.5 15.625 15.625], 'FaceColor',[1 1 1]);
rectangle('Position',[484.375 -312.5 15.625 15.625], 'FaceColor',[0 0 0]);
rectangle('Position',[468.75 -328.125 15.625 15.625], 'FaceColor',[1 1 1]);
rectangle('Position',[484.375 -328.125 15.625 15.625], 'FaceColor',[0 0 0]);
rectangle('Position',[468.75 -343.75 15.625 15.625], 'FaceColor',[1 1 1]);
rectangle('Position',[484.375 -343.75 15.625 15.625], 'FaceColor',[0 0 0]);
rectangle('Position',[250 -390.625 15.625 15.625], 'FaceColor',[0 0 0]);
rectangle('Position',[265.625 -390.625 15.625 15.625], 'FaceColor',[0 0 0]);
rectangle('Position',[250 -406.25 15.625 15.625], 'FaceColor',[1 1 1]);
rectangle('Position',[265.625 -406.25 15.625 15.625], 'FaceColor',[0 0 0]);
rectangle('Position',[250 -421.875 15.625 15.625], 'FaceColor',[1 1 1]);
rectangle('Position',[265.625 -421.875 15.625 15.625], 'FaceColor',[0 0 0]);
rectangle('Position',[250 -437.5 15.625 15.625], 'FaceColor',[1 1 1]);
rectangle('Position',[265.625 -437.5 15.625 15.625], 'FaceColor',[0 0 0]);
rectangle('Position',[312.5 -421.875 15.625 15.625], 'FaceColor',[1 1 1]);
rectangle('Position',[328.125 -421.875 15.625 15.625], 'FaceColor',[1 1 1]);
rectangle('Position',[312.5 -437.5 15.625 15.625], 'FaceColor',[0 0 0]);
rectangle('Position',[328.125 -437.5 15.625 15.625], 'FaceColor',[0 0 0]);
rectangle('Position',[343.75 -421.875 15.625 15.625], 'FaceColor',[1 1 1]);
rectangle('Position',[359.375 -421.875 15.625 15.625], 'FaceColor',[1 1 1]);
rectangle('Position',[343.75 -437.5 15.625 15.625], 'FaceColor',[0 0 0]);
rectangle('Position',[359.375 -437.5 15.625 15.625], 'FaceColor',[1 1 1]);
rectangle('Position',[250 -453.125 15.625 15.625], 'FaceColor',[1 1 1]);
rectangle('Position',[265.625 -453.125 15.625 15.625], 'FaceColor',[0 0 0]);
rectangle('Position',[250 -468.75 15.625 15.625], 'FaceColor',[1 1 1]);
rectangle('Position',[265.625 -468.75 15.625 15.625], 'FaceColor',[0 0 0]);
rectangle('Position',[250 -484.375 15.625 15.625], 'FaceColor',[1 1 1]);
rectangle('Position',[265.625 -484.375 15.625 15.625], 'FaceColor',[0 0 0]);
rectangle('Position',[250 -500 15.625 15.625], 'FaceColor',[0 0 0]);
rectangle('Position',[265.625 -500 15.625 15.625], 'FaceColor',[0 0 0]);
rectangle('Position',[312.5 -453.125 15.625 15.625], 'FaceColor',[0 0 0]);
rectangle('Position',[328.125 -453.125 15.625 15.625], 'FaceColor',[0 0 0]);
rectangle('Position',[312.5 -468.75 15.625 15.625], 'FaceColor',[1 1 1]);
rectangle('Position',[328.125 -468.75 15.625 15.625], 'FaceColor',[1 1 1]);
rectangle('Position',[343.75 -453.125 15.625 15.625], 'FaceColor',[0 0 0]);
rectangle('Position',[359.375 -453.125 15.625 15.625], 'FaceColor',[1 1 1]);
rectangle('Position',[343.75 -468.75 15.625 15.625], 'FaceColor',[1 1 1]);
rectangle('Position',[359.375 -468.75 15.625 15.625], 'FaceColor',[1 1 1]);
rectangle('Position',[312.5 -484.375 15.625 15.625], 'FaceColor',[1 1 1]);
rectangle('Position',[328.125 -484.375 15.625 15.625], 'FaceColor',[1 1 1]);
rectangle('Position',[312.5 -500 15.625 15.625], 'FaceColor',[0 0 0]);
rectangle('Position',[328.125 -500 15.625 15.625], 'FaceColor',[0 0 0]);
rectangle('Position',[343.75 -484.375 15.625 15.625], 'FaceColor',[1 1 1]);
rectangle('Position',[359.375 -484.375 15.625 15.625], 'FaceColor',[1 1 1]);
rectangle('Position',[343.75 -500 15.625 15.625], 'FaceColor',[0 0 0]);
rectangle('Position',[359.375 -500 15.625 15.625], 'FaceColor',[0 0 0]);
rectangle('Position',[375 -390.625 15.625 15.625], 'FaceColor',[0 0 0]);
rectangle('Position',[390.625 -390.625 15.625 15.625], 'FaceColor',[0 0 0]);
rectangle('Position',[375 -406.25 15.625 15.625], 'FaceColor',[1 1 1]);
rectangle('Position',[390.625 -406.25 15.625 15.625], 'FaceColor',[1 1 1]);
rectangle('Position',[437.5 -390.625 15.625 15.625], 'FaceColor',[0 0 0]);
rectangle('Position',[453.125 -390.625 15.625 15.625], 'FaceColor',[0 0 0]);
rectangle('Position',[437.5 -406.25 15.625 15.625], 'FaceColor',[1 1 1]);
rectangle('Position',[453.125 -406.25 15.625 15.625], 'FaceColor',[1 1 1]);
rectangle('Position',[468.75 -390.625 15.625 15.625], 'FaceColor',[0 0 0]);
rectangle('Position',[484.375 -390.625 15.625 15.625], 'FaceColor',[0 0 0]);
rectangle('Position',[468.75 -406.25 15.625 15.625], 'FaceColor',[1 1 1]);
rectangle('Position',[484.375 -406.25 15.625 15.625], 'FaceColor',[0 0 0]);
rectangle('Position',[468.75 -421.875 15.625 15.625], 'FaceColor',[1 1 1]);
rectangle('Position',[484.375 -421.875 15.625 15.625], 'FaceColor',[0 0 0]);
rectangle('Position',[468.75 -437.5 15.625 15.625], 'FaceColor',[1 1 1]);
rectangle('Position',[484.375 -437.5 15.625 15.625], 'FaceColor',[0 0 0]);
rectangle('Position',[406.25 -453.125 15.625 15.625], 'FaceColor',[0 0 0]);
rectangle('Position',[421.875 -453.125 15.625 15.625], 'FaceColor',[0 0 0]);
rectangle('Position',[406.25 -468.75 15.625 15.625], 'FaceColor',[1 1 1]);
rectangle('Position',[421.875 -468.75 15.625 15.625], 'FaceColor',[1 1 1]);
rectangle('Position',[375 -484.375 15.625 15.625], 'FaceColor',[1 1 1]);
rectangle('Position',[390.625 -484.375 15.625 15.625], 'FaceColor',[1 1 1]);
rectangle('Position',[375 -500 15.625 15.625], 'FaceColor',[0 0 0]);
rectangle('Position',[390.625 -500 15.625 15.625], 'FaceColor',[0 0 0]);
rectangle('Position',[406.25 -484.375 15.625 15.625], 'FaceColor',[1 1 1]);
rectangle('Position',[421.875 -484.375 15.625 15.625], 'FaceColor',[1 1 1]);
rectangle('Position',[406.25 -500 15.625 15.625], 'FaceColor',[0 0 0]);
rectangle('Position',[421.875 -500 15.625 15.625], 'FaceColor',[0 0 0]);
rectangle('Position',[468.75 -453.125 15.625 15.625], 'FaceColor',[1 1 1]);
rectangle('Position',[484.375 -453.125 15.625 15.625], 'FaceColor',[0 0 0]);
rectangle('Position',[468.75 -468.75 15.625 15.625], 'FaceColor',[1 1 1]);
rectangle('Position',[484.375 -468.75 15.625 15.625], 'FaceColor',[0 0 0]);
rectangle('Position',[437.5 -484.375 15.625 15.625], 'FaceColor',[1 1 1]);
rectangle('Position',[453.125 -484.375 15.625 15.625], 'FaceColor',[1 1 1]);
rectangle('Position',[437.5 -500 15.625 15.625], 'FaceColor',[0 0 0]);
rectangle('Position',[453.125 -500 15.625 15.625], 'FaceColor',[0 0 0]);
rectangle('Position',[468.75 -484.375 15.625 15.625], 'FaceColor',[1 1 1]);
rectangle('Position',[484.375 -484.375 15.625 15.625], 'FaceColor',[0 0 0]);
rectangle('Position',[468.75 -500 15.625 15.625], 'FaceColor',[0 0 0]);
rectangle('Position',[484.375 -500 15.625 15.625], 'FaceColor',[0 0 0]);
X=[466,437.5,421.875,406.25,406.25,375,350,312.5,296.875,281.25,265.625,250,218.75,218.75,187.5,156.25,125,93.75,78.125,62.5,46.875,46.875,46.875,62.5,62.5,62.5,62.5,31.25,31.25,31.25,33,33];
Y=[-466,-462.5,-456.25,-453.125,-437.5,-406.25,-375,-343.75,-343.75,-343.75,-340.625,-331.25,-312.5,-281.25,-250,-218.75,-218.75,-218.75,-234.375,-250,-265.625,-281.25,-296.875,-312.5,-343.75,-359.375,-375,-406.25,-421.875,-437.5,-466,-466];
hold on;
plot(X,Y,'r');
plot(X,Y,'bo');
legend('780.254','Location','southoutside');
